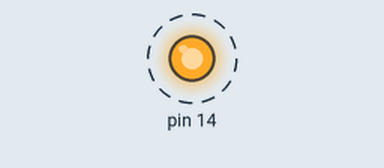
Recording of a sketch running on a simulated Arduino Uno, built with avr-gcc and run on an emulated ATmega328P. Shown: output pins drawn as LEDs (lit = HIGH). Dashed ring = blinking. What the sketch prints to the serial monitor is not drawn.

Above: at 0.5 s.
Timing chart, 0 to 4.6 s (numbered marks = the images above):
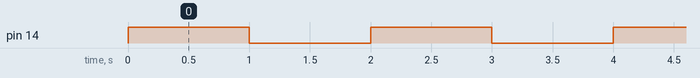

Measured:
- by itself, pin 14: alternates HIGH for 1.0 s and LOW for 1.0 s

The sketch:

test_LED.ino
```cpp
/**
 * @file test_LED.ino
 * @author Lee A. Congdon (lee@silversat.org)
 * @brief Test LED on Avionics Board
 * @version 1.0.0
 * @date 2022-10-13
 *
 * Based on Arduino blink.ino
 *
 * Connect LED in series with a 220 ohm resistor to J1 ground and GPIO_A pin
 */
#include <Arduino.h>
constexpr unsigned GPIO_A{14u};
void setup()
{
    Serial.begin(115200);
    while (!Serial)
    {
    }
    Serial.println("Starting LED test");
    pinMode(GPIO_A, OUTPUT);
}

void loop()
{
    digitalWrite(GPIO_A, HIGH); // turn the LED on (HIGH is the voltage level)
    delay(1000);               // wait for a second
    digitalWrite(GPIO_A, LOW);  // turn the LED off by making the voltage LOW
    delay(1000);               // wait for a second
}
```
